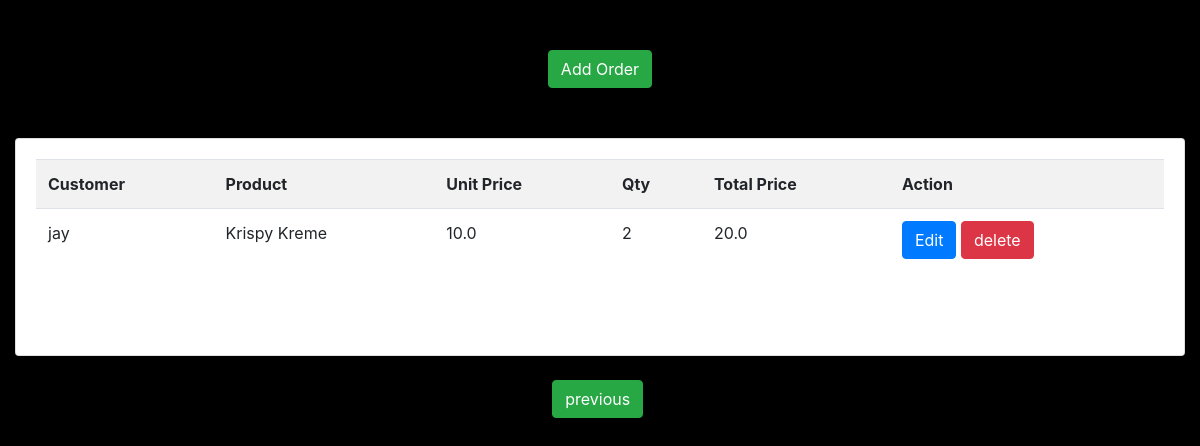
Page /?page=2 on the earlier database version.
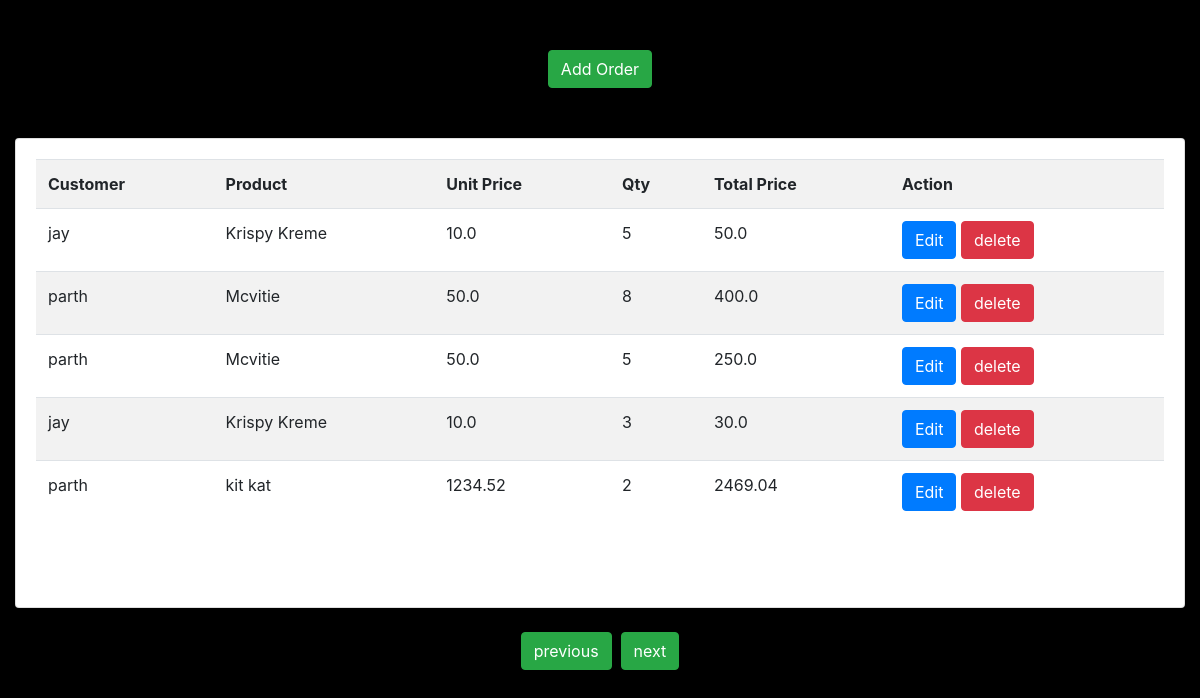
Same page on the later database version.
### order/models.py (models this page shows)
class Order(models.Model):
    customer = models.ForeignKey(Customer,on_delete=models.CASCADE)
    product = models.ForeignKey(Product,on_delete=models.CASCADE)
    Unit_price = models.FloatField(max_length=6)
    qty = models.IntegerField()
    total_price = models.FloatField(max_length=10)
    date = models.DateTimeField(default=datetime.now())

### order/views.py (the view)
# urls.py: path('',views.order,name="home"),
def order(request):
    data_fetch = Order.objects.values("id","customer__first_name","product__product_name","Unit_price","qty","total_price")
    paginator = Paginator(data_fetch, 5)
    page_number = request.GET.get('page')
    data_fetch = paginator.get_page(page_number)
    return render(request,'list_order.html', {'data_fetch':data_fetch})

### order/templates/list_order.html (shortened to what this page needs)
<!DOCTYPE html>
<html>
<head>
	<link rel="stylesheet" href="https://maxcdn.bootstrapcdn.com/bootstrap/4.5.2/css/bootstrap.min.css">
</head>
<body style="background-color: black;">
	<div style="text-align: center; padding-top:50px;"><a href="/add_data" class="btn btn-success">Add Order</a></div>
	<div class="container-fluid" style="padding-top:50px;">
		<div class="row">
		  <div class="col-md-12">
			<div class="card card-primary card-outline">
			  <div class="card-body" >
				<table class="table table-hover table-striped">
					<tr>
						<th>Customer</th>
						<th>Product</th>
						<th>Unit Price</th>
						<th>Qty</th>
						<th>Total Price</th>
						<th>Action</th>
					</tr>
					{% for x in data_fetch %}
					<tr>
						<td>{{x.customer__first_name}}</td>
						<td>{{x.product__product_name}}</td>
						<td>{{x.Unit_price}}</td>
						<td>{{x.qty}}</td>
						<td>{{x.total_price}}</td>
						<td><a href="/edit_data/{{x.id}}" class="btn btn-primary">Edit</a>
							<a href="/delete/{{x.id}}" class="btn btn-danger" onclick="return confirm('Are you sure you want to delete this?')">delete</a></td>
							</tr>
							{% endfor %}
					</table><br><br>
				</div>
			</div>
			<div class="container p-4" >
				<div class="pagination justify-content-center">
					<span class="step-links">
					  {% if data_fetch.has_previous %}
						  <a href="?page={{ data_fetch.previous_page_number }}" class="btn btn-success"> previous</a>&nbsp;
					  {% endif %}
					  {% if data_fetch.has_next %}
						  <a href="?page={{ data_fetch.next_page_number }}" class="btn btn-success">next</a>
					  {% endif %}
					</span>
					</div>
				</div>
		</div>
	</div>
	</div>
</body>
</html>

Differences in the rows shown:
removed Order: customer__first_name "jay", product__product_name "Krispy Kreme", Unit_price "10.0", qty "2", total_price "20.0"
added Order: customer__first_name "jay", product__product_name "Krispy Kreme", Unit_price "10.0", qty "5", total_price "50.0"
added Order: customer__first_name "parth", product__product_name "Mcvitie", Unit_price "50.0", qty "8", total_price "400.0"
added Order: customer__first_name "parth", product__product_name "Mcvitie", Unit_price "50.0", qty "5", total_price "250.0"
added Order: customer__first_name "jay", product__product_name "Krispy Kreme", Unit_price "10.0", qty "3", total_price "30.0"
added Order: customer__first_name "parth", product__product_name "kit kat", Unit_price "1234.52", qty "2", total_price "2469.04"
Other differences:
text now shown: "next"
